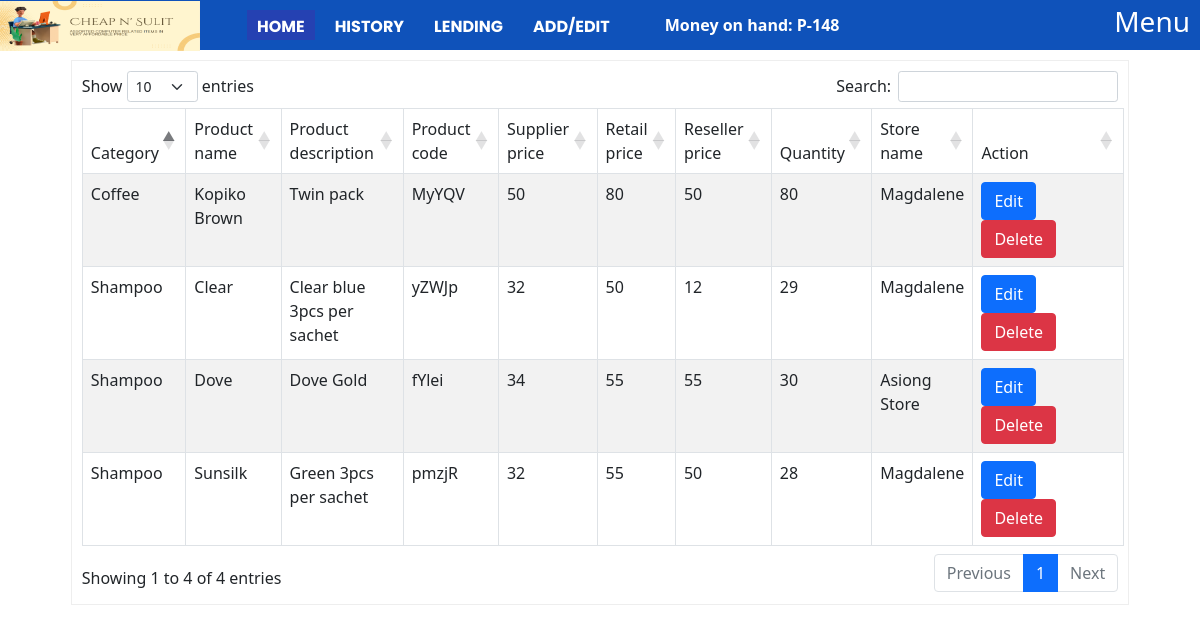
The app's page /editProducts.php, older data.
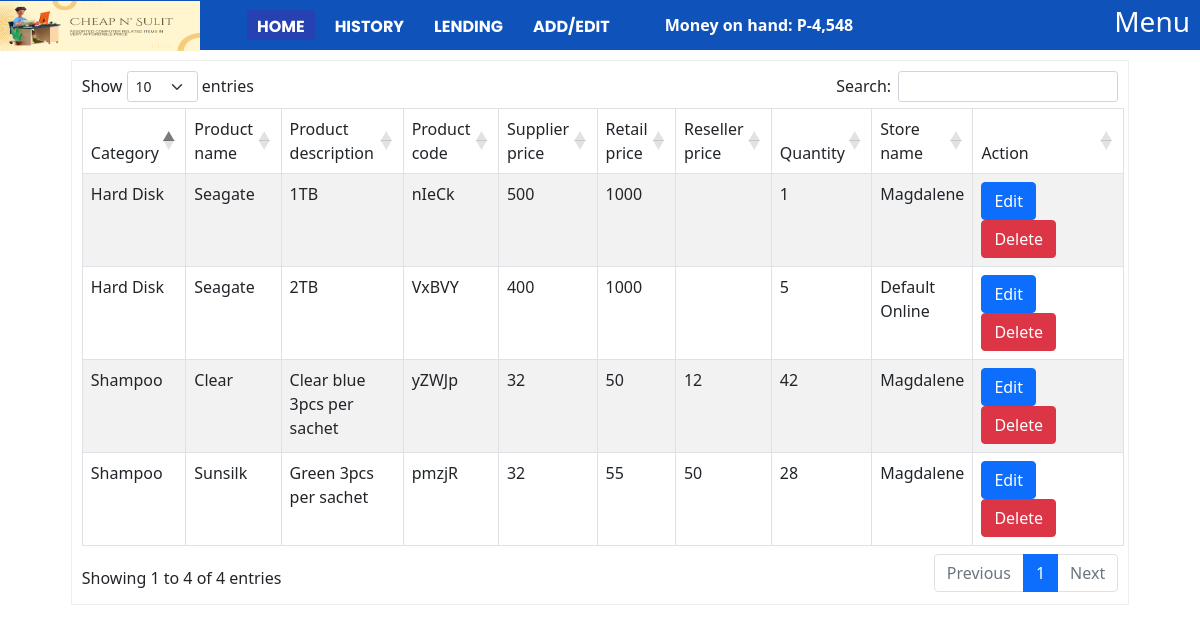
The same page, newer data.
### tables this page shows
CREATE TABLE `products_name` (
  `id` int(20) NOT NULL,
  `category` varchar(150) NOT NULL,
  `product_name` varchar(150) NOT NULL,
  `product_description` varchar(150) NOT NULL,
  `product_code` varchar(150) NOT NULL
);

CREATE TABLE `products_price` (
  `id` varchar(20) NOT NULL,
  `price` varchar(20) NOT NULL,
  `reseller_price` varchar(50) NOT NULL,
  `quantity` varchar(20) NOT NULL,
  `supplier_price` varchar(50) NOT NULL,
  `store_code` varchar(20) NOT NULL,
  `added_at` datetime NOT NULL DEFAULT current_timestamp()
);

CREATE TABLE `supplier` (
  `store_code` varchar(50) NOT NULL,
  `supplier_name` varchar(150) NOT NULL,
  `supplier_address` text NOT NULL,
  `contact_no` varchar(50) NOT NULL,
  `secondary_no` varchar(50) NOT NULL,
  `contact_person` varchar(150) NOT NULL,
  `products` text NOT NULL,
  `added_at` datetime NOT NULL DEFAULT current_timestamp()
);

### classes/dbh.class.php (called while the page is built)
<?php
class Dbh
{
    private $host = "localhost";
    private $username = "root";
    private $password = "123456";
    private $dbname = "inventory_system";
    protected function  connect()
    {
        $dsn = 'mysql:host=' . $this->host . ';dbname=' . $this->dbname;
        $pdo = new PDO($dsn, $this->username, $this->password);
        $pdo->setAttribute(PDO::ATTR_DEFAULT_FETCH_MODE, PDO::FETCH_ASSOC);
        return $pdo;
    }
}

### classes/model.class.php (called while the page is built, shortened)
<?php
class Model extends Dbh
{
protected function displayEditProducts(){
        $sql = "SELECT category,product_name,product_description,product_code,pp.store_code,pp.price,pp.reseller_price,pp.supplier_price,pp.quantity,s.supplier_name
         FROM products_name po
         JOIN products_price pp
            ON po.product_code = pp.id
        JOIN supplier s
            ON pp.store_code = s.store_code";
        $stmt = $this->connect()->prepare($sql);
        $stmt->execute();
        $results = $stmt->fetchAll();
        return $results;
    }
    private function getSales()
    {
        $sql = "SELECT SUM(price) as total_sale, SUM(l.amount) AS lending_payment FROM products_orders
        JOIN lendingaction l";
        $stmt = $this->connect()->prepare($sql);
        $stmt->execute();
        $result = $stmt->fetch();
        return $result;
    }
    private function getLendingExpenses()
    {
        $sql = "SELECT SUM(total_with_interest) as with_interest FROM lending
        WHERE status = 'active' || status = 'partial' ";
        $stmt = $this->connect()->prepare($sql);
        $stmt->execute();
        $result = $stmt->fetch();
        return $result['with_interest'];
    }
    private function getMiscellaneousExpenses()
    {
        $sql = "SELECT SUM(product_price) as price FROM miscellaneous";
        $stmt = $this->connect()->prepare($sql);
        $stmt->execute();
        $result = $stmt->fetch();
        return $result['price'];
    }
    private function getBoughtProductsAmount()
    {
        $sql = "SELECT SUM(supplier_price) as bought FROM products_price";
        $stmt = $this->connect()->prepare($sql);
        $stmt->execute();
        $result = $stmt->fetch();
        return $result['bought'];
    }
    protected function totalMoney()
    {
        $lendingExpenses = $this->getLendingExpenses();
        $miscelleneousExpenses = $this->getMiscellaneousExpenses();
        $boughtItems = $this->getBoughtProductsAmount();
        $totalExpenses = $lendingExpenses + $miscelleneousExpenses + $boughtItems;
        $totalSales = $this->getSales()['total_sale'] + $this->getSales()['lending_payment'];
        $totalMoney = $totalSales - $totalExpenses;
        return $totalMoney;
    }
}

### classes/productsView.class.php (called while the page is built, shortened)
<?php
class productsView extends Model
{
    public function getProductsToEdit(){
        return $this->displayEditProducts();
    }
    public function showSales()
    {
        return $this->totalMoney();
    }
}

### editProducts.php (the view, shortened to what the changed rows need)
<!DOCTYPE html>
<html lang="en">
<head>
    <link rel="stylesheet" type="text/css" href="https://cdnjs.cloudflare.com/ajax/libs/twitter-bootstrap/5.1.3/css/bootstrap.min.css" />
    <link rel="stylesheet" type="text/css" href="https://cdn.datatables.net/1.12.1/css/dataTables.bootstrap5.min.css" />
    <link rel="stylesheet" href="./css/header.css" class="rel">
    <link rel="stylesheet" href="./css/editProducts.css" class="rel">
</head>
<body>
    <?php include_once("./header.php") ?>
<div class="container">
    <div class="container-table">
        <table class="table active table-bordered table-striped table-hover" id="data-table">
            <thead>
                <tr>
                    <td>Category</td>
                    <td>Product name</td>
                    <td>Product description</td>
                    <td>Product code</td>
                    <td>Supplier price</td>
                    <td>Retail price</td>
                    <td>Reseller price</td>
                    <td>Quantity</td>
                    <td>Store name</td>
                    <td>Action</td>
                </tr>
            </thead>
            <tbody>
                <?php foreach($productsView->getProductsToEdit() as $value) :?>
                    <tr>
                        <td><?php echo $value['category']; ?></td>
                        <td><?php echo $value['product_name']; ?></td>
                        <td><?php echo $value['product_description']; ?></td>
                        <td><?php echo $value['product_code']; ?></td>
                        <td><?php echo $value['supplier_price']; ?></td>
                        <td><?php echo $value['price']; ?></td>
                        <td><?php echo $value['reseller_price']; ?></td>
                        <td><?php echo $value['quantity']; ?></td>
                        <td><?php echo $value['supplier_name']; ?></td>
                        <td>
                            <div>
                                <button type="button" class="btn btn-primary" data-bs-toggle="modal" data-bs-target="#exampleModal">Edit</button>
                                <button class="btn btn-danger" id="delete">Delete</button>
                            </div>
                        </td>
                    </tr>
                <?php endforeach;?>
            </tbody>
        </table>
    </div>
</div>
</body>
</html>

### header.php (shortened to what the changed rows need)
<link rel="stylesheet" href="https://cdnjs.cloudflare.com/ajax/libs/font-awesome/6.2.0/css/all.min.css" />
<div class="navigation">
    <div class="store-name">
      <img src="./images/Store_name.png" alt="Cheap n' Sulit" height="50px" width="200px">
    </div>
    <ul>
      <li class="active"><a href="homePage.php">HOME</a></li>
      <li>HISTORY
      </li>
      <li>LENDING
      </li>
      <li>ADD/EDIT
      </li>
    </ul>
    <?php
    $productsView = new productsView();
    echo "<span class='sales'> Money on hand: P". number_format($productsView->showSales()) . "</span>";
    ?>
    <div class="header-right">
      <h3>Menu</h3>
    </div>
  </div>

Row changes from the older to the newer data that the page shows:
removed products_name: category "Coffee", product_name "Kopiko Brown", product_description "Twin pack", product_code "MyYQV", products_price.supplier_price "50", products_price.price "80", products_price.reseller_price "50", products_price.quantity "80", supplier.supplier_name "Magdalene"
removed products_name: category "Shampoo", product_name "Dove", product_description "Dove Gold", product_code "fYlei", products_price.supplier_price "34", products_price.price "55", products_price.reseller_price "55", products_price.quantity "30", supplier.supplier_name "Asiong Store"
changed through a linked row, products_name "Clear": products_price.quantity "29" → "42"
added products_name: category "Hard Disk", product_name "Seagate", product_description "1TB", product_code "nIeCk", products_price.supplier_price "500", products_price.price "1000", products_price.quantity "1", supplier.supplier_name "Magdalene"
added products_name: category "Hard Disk", product_name "Seagate", product_description "2TB", product_code "VxBVY", products_price.supplier_price "400", products_price.price "1000", products_price.quantity "5", supplier.supplier_name "Default Online"
Text that changed along with them:
$productsView->showSales(): "-148" → "-4,548"
